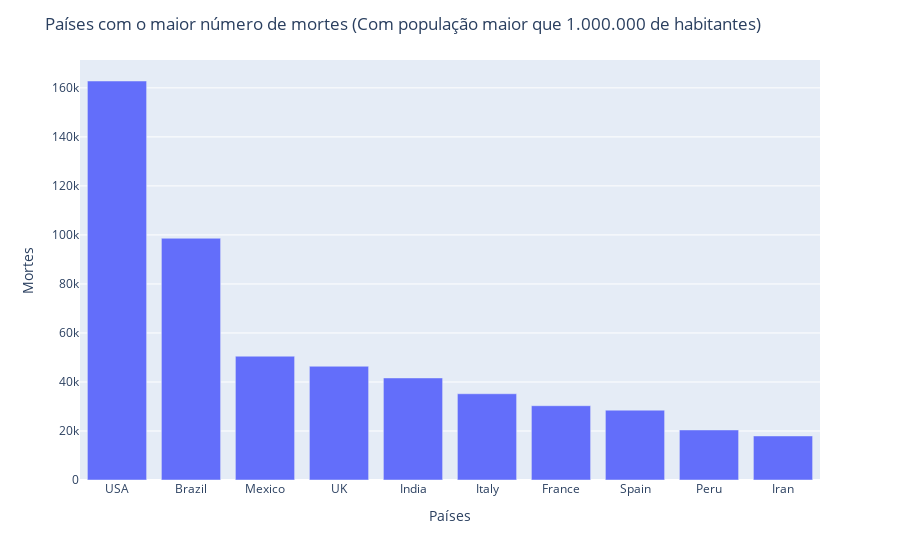

Write notebook code for a chart like this one.
### Markdown cell above
#### 3.6 Países com maior números de mortes

### Code cell
top5_Deaths = df_world.loc[df_world["Population"] > 1000000]
top5_Deaths = top5_Deaths[["Country/Region","TotalDeaths"]].nlargest(10,"TotalDeaths")
fig = px.bar(x=top5_Deaths["Country/Region"],
            y=top5_Deaths["TotalDeaths"])
fig.update_layout(title="Países com o maior número de mortes (Com população maior que 1.000.000 de habitantes)",
                  xaxis_title = "Países",
                  yaxis_title = "Mortes")
fig.show()

### Figure 1 — Plotly figure (JSON) as saved in the notebook; plotly's stock layout.template omitted (floating-point values rounded to 4 significant figures)
{"data": [{"alignmentgroup": "True", "hovertemplate": "x=%{x}<br>y=%{y}<extra></extra>", "legendgroup": "", "marker": {"color": "#636efa", "pattern": {"shape": ""}}, "name": "", "offsetgroup": "", "orientation": "v", "showlegend": false, "textposition": "auto", "type": "bar", "x": ["USA", "Brazil", "Mexico", "UK", "India", "Italy", "France", "Spain", "Peru", "Iran"], "xaxis": "x", "y": [162804, 98644, 50517, 46413, 41638, 35187, 30312, 28500, 20424, 17976], "yaxis": "y"}], "layout": {"barmode": "relative", "legend": {"tracegroupgap": 0}, "margin": {"t": 60}, "title": {"text": "Países com o maior número de mortes (Com população maior que 1.000.000 de habitantes)"}, "xaxis": {"anchor": "y", "domain": [0, 1], "title": {"text": "Países"}}, "yaxis": {"anchor": "x", "domain": [0, 1], "title": {"text": "Mortes"}}}}
